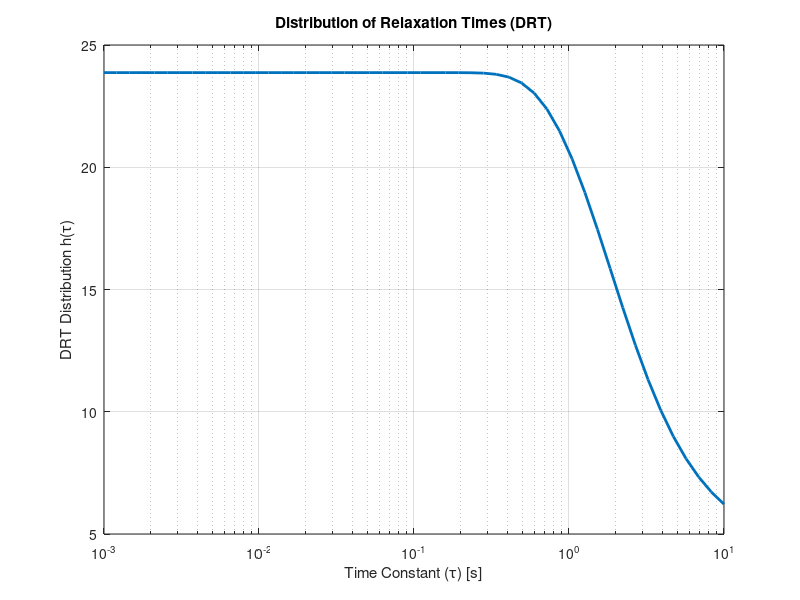

Source code (MATLAB):
% 데이터 초기화
t = [0, 1, 2, 3, 4, 5]; % 시간 (초)
V_t = [2.0, 2.1, 2.2, 2.1, 2.0, 1.9]; % 전압 (볼트)
I_t = [0.5, 0.52, 0.54, 0.52, 0.5, 0.48]; % 전류 (암페어)

% 임피던스 계산 (Z = V / I)
Z_t = V_t ./ I_t;

% 임피던스 값 출력
disp('시간 도메인 임피던스:');
disp(Z_t);

% FFT를 사용하여 주파수 도메인으로 변환
Z_f = fft(Z_t);

% FFT 결과 출력
disp('FFT 결과 (복소수 임피던스):');
disp(Z_f');

% 주파수 벡터 계산 (기본적인 설정으로 간단히 수행)
N = length(Z_t);  % 데이터 길이
Fs = 1 / (t(2) - t(1));  % 샘플링 주파수
frequencies = (0:N-1) * (Fs / N);  % 주파수 벡터

% 주파수 도메인에서의 임피던스 출력
disp('주파수 (Hz):');
disp(frequencies);
disp('주파수 도메인 임피던스:');
disp(Z_f);

% DRT 분석을 위한 시간 상수 범위 설정
tau_min = 1e-3;  % 최소 시간 상수
tau_max = 1e1;   % 최대 시간 상수
n_tau = 50;     % 시간 상수 개수
tau = logspace(log10(tau_min), log10(tau_max), n_tau);  % 로그 스케일의 시간 상수

% Tikhonov 정규화를 적용한 DRT 계산
lambda = 0.01;  % 정규화 파라미터
H = zeros(size(tau));  % DRT 함수 초기화
for i = 1:n_tau
    G = exp(-t / tau(i));
    H(i) = sum(real(Z_f) .* G) / (sum(G.^2) + lambda);
end

% 결과 플로팅
figure;
semilogx(tau, H, 'LineWidth', 2);
xlabel('Time Constant (\tau) [s]');
ylabel('DRT Distribution h(\tau)');
title('Distribution of Relaxation Times (DRT)');
grid on;
